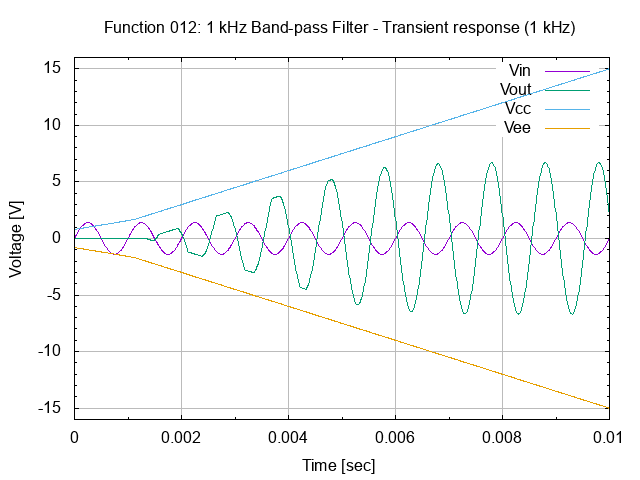

Write gnuplot code to recreate this figure.
# set terminal
set term png

#set graph
set output "26.012.00.01.01.03.png"
set title "Function 012: 1 kHz Band-pass Filter - Transient response (1 kHz)"

# setup Y-axis
set yrange [-16:16]
set grid ytics lt 1 lw 1 lc rgb "#bbbbbb"
set mytics
set ylabel "Voltage [V]"

# setup X-axis
set grid xtics lt 1 lw 1 lc rgb "#bbbbbb"
set mxtics
set xrange [0:0.01]
set xlabel "Time [sec]"

# setup plot style
set style data lines
plot '26.012.00.01.01.dat' using 1:2 title "Vin", \
     '26.012.00.01.01.dat' using 1:3 title "Vout", \
     '26.012.00.01.01.dat' using 1:4 title "Vcc", \
     '26.012.00.01.01.dat' using 1:5 title "Vee"

# set output back to default
set output

# reset terminal type
set terminal pop
